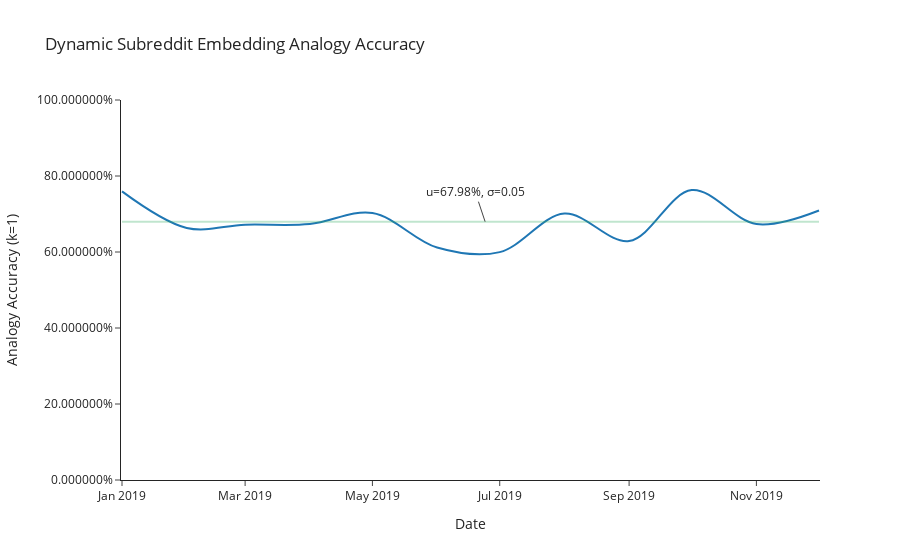

This figure's notebook cell:
### Code cell
import plotly.express as px
args = {
    "line_shape": "spline",
    "title":  "Dynamic Subreddit Embedding Analogy Accuracy",
    "template": "simple_white",
    "labels": {"x": "Date", "y":"Analogy Accuracy (k=1)"}
}

u = np.mean(scores)
d = np.std(scores)
layout = {
            "yaxis": {"tickformat": '%',"range":[0,1] },
            # Mean Horizontal
            "shapes": [{
                'type': 'line',
                'x0': dates[0],
                'y0': u,
                'x1': dates[-1],
                'y1': u,
                'line': {
                    'color': 'rgb(50, 171, 96)',
                    'width': 2},
                },
            ],
                "annotations": [{"x":"2019-06-24","y":u,"text":"u={:.2f}%, σ={:0.2f}".format(u*100,d)}]
         }

fig = px.line(x=dates,y=scores,**args)
fig.update_layout(layout)
fig.write_html("visualizations/temporal/{}_accuracy.html".format(TIME_FRAME))
fig.show()

### Figure 1 — Plotly figure (JSON) as saved in the notebook; plotly's stock layout.template omitted (floating-point values rounded to 4 significant figures)
{"data": [{"hovertemplate": "Date=%{x}<br>Analogy Accuracy (k=1)=%{y}<extra></extra>", "legendgroup": "", "line": {"color": "#1F77B4", "dash": "solid", "shape": "spline"}, "mode": "lines", "name": "", "orientation": "v", "showlegend": false, "type": "scatter", "x": ["2019-01-01T00:00:00", "2019-02-01T00:00:00", "2019-03-01T00:00:00", "2019-04-01T00:00:00", "2019-05-01T00:00:00", "2019-06-01T00:00:00", "2019-07-01T00:00:00", "2019-08-01T00:00:00", "2019-09-01T00:00:00", "2019-10-01T00:00:00", "2019-11-01T00:00:00", "2019-12-01T00:00:00"], "xaxis": "x", "y": [0.7595, 0.6632, 0.6718, 0.6735, 0.7027, 0.6117, 0.5997, 0.701, 0.6289, 0.7629, 0.6735, 0.7093], "yaxis": "y"}], "layout": {"annotations": [{"text": "u=67.98%, σ=0.05", "x": "2019-06-24", "y": 0.6798}], "legend": {"tracegroupgap": 0}, "shapes": [{"line": {"color": "rgb(50, 171, 96)", "width": 2}, "type": "line", "x0": "2019-01-01T00:00:00", "x1": "2019-12-01T00:00:00", "y0": 0.6798, "y1": 0.6798}], "title": {"text": "Dynamic Subreddit Embedding Analogy Accuracy"}, "xaxis": {"anchor": "y", "domain": [0, 1], "title": {"text": "Date"}}, "yaxis": {"anchor": "x", "domain": [0, 1], "range": [0, 1], "tickformat": "%", "title": {"text": "Analogy Accuracy (k=1)"}}}}
